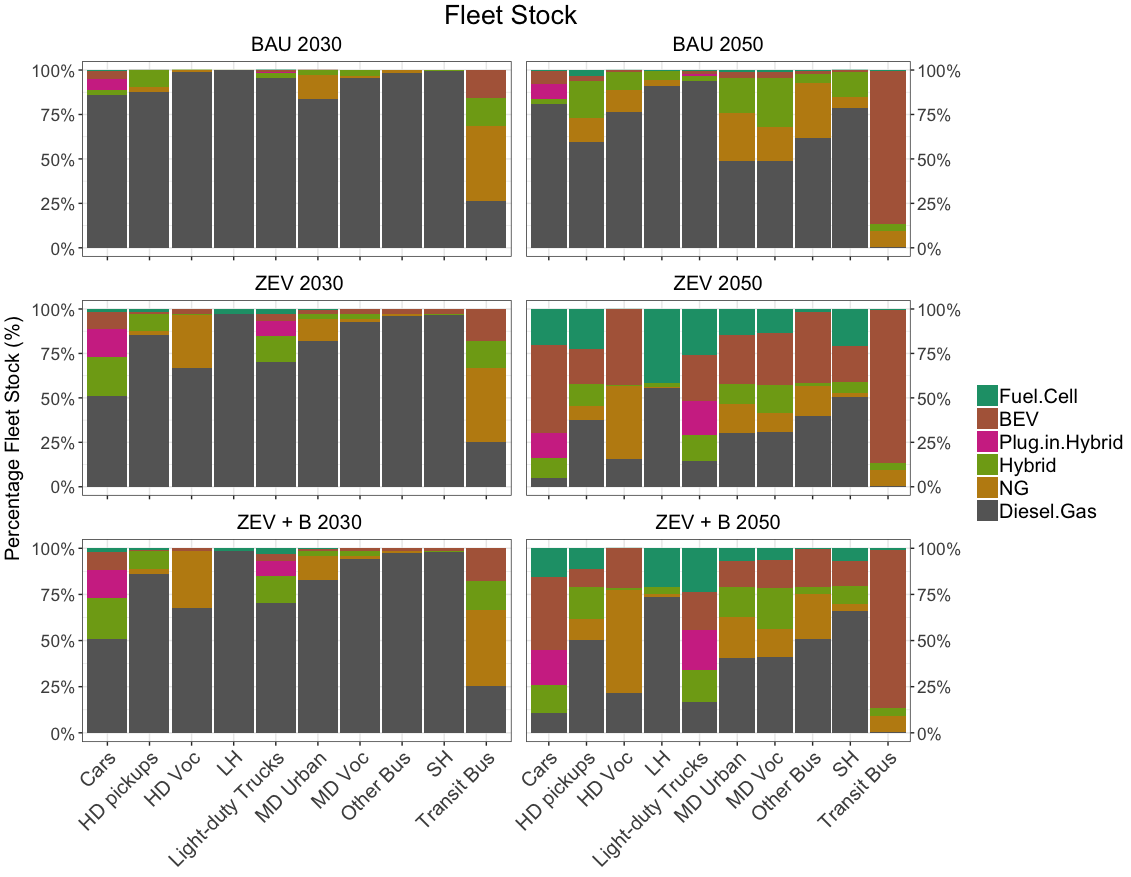

Reproduce this figure in R.

library(ggplot2)
library(RColorBrewer)
# Fleet Stock

setwd("/Users/mkumari/Downloads")

#function to plot stacked bar charts
stacked_bar <- function(file,left){
  #left=TRUE means y-axis shows up on left side. Else on right.
  #bottom=TRUE displays x-axis on bottom. Else is blank.
  df_Melted <- melt(file, id.var = "Type")
  colourCount = length(unique(df_Melted$variable))
  p <- ggplot(df_Melted, aes(width=0.95, x = Type, y = value, fill = forcats::fct_rev(variable))) + 
    geom_bar(stat = "identity", position="fill") +
    theme_bw()+ 
    scale_fill_manual(values = colorRampPalette(brewer.pal(8, "Dark2"))(colourCount))+
    guides(colour = guide_legend(nrow = 1))+
    {if(left==TRUE)scale_y_continuous(labels = function(x) paste0(x*100, "%"))}+
    {if(left==FALSE)scale_y_continuous(labels = function(x) paste0(x*100, "%"), position="right")}+
    theme( 
      plot.title = element_text(hjust = 0.5, size=15), 
      axis.title.x=element_blank(),
      axis.title.y = element_blank(),
      axis.text.y = element_text(size=13),
      legend.title = element_blank(),
      legend.text = element_text(size=15),
      legend.position = "none")
  return(p)
}


df <- read.csv("MK_FromMarshall - FleetStockBAU2030.csv", header = TRUE)
df2 <- read.csv("MK_FromMarshall - FleetStockBAU2050.csv", header = TRUE)
df3 <- read.csv("MK_FromMarshall - FleetStockZEV2030.csv", header = TRUE)
df4 <- read.csv("MK_FromMarshall - FleetStockZEV2050.csv", header = TRUE)
df5 <- read.csv("MK_FromMarshall - FleetStockZEV+B2030.csv", header = TRUE)
df6 <- read.csv("MK_FromMarshall - FleetStockZEV+B2050.csv", header = TRUE)


p1 <- stacked_bar(df, TRUE) + labs(title = "BAU 2030") +theme(axis.text.x = element_blank())
p2 <- stacked_bar(df2, FALSE)+  labs(title = "BAU 2050")+theme(axis.text.x = element_blank())
p3 <- stacked_bar(df3, TRUE) + labs(title = " ZEV 2030")+theme(axis.text.x = element_blank())
p4 <- stacked_bar(df4, FALSE) +   labs(title = "ZEV 2050")+theme(axis.text.x = element_blank())
p5 <- stacked_bar(df5, TRUE) +   labs(title = " ZEV + B 2030") +
  theme(axis.text.x = element_text(angle = 45, hjust = 1, size=15))
p6 <- stacked_bar(df6, FALSE) +   labs(title = "ZEV + B 2050")+
  theme(axis.text.x = element_text(angle = 45, hjust = 1, size=15))


p_final <- ggarrange(p1, p2, p3, p4,p5,p6, ncol=2, nrow=3, common.legend = TRUE, legend="right",
                     heights = c(1,1,1.55), widths = c(1.1,1))
annotate_figure(p_final, top=text_grob(label="Fleet Stock", hjust=1, size=20),
                left=text_grob("Percentage Fleet Stock (%)", hjust=0.5, size=15,rot = 90))
